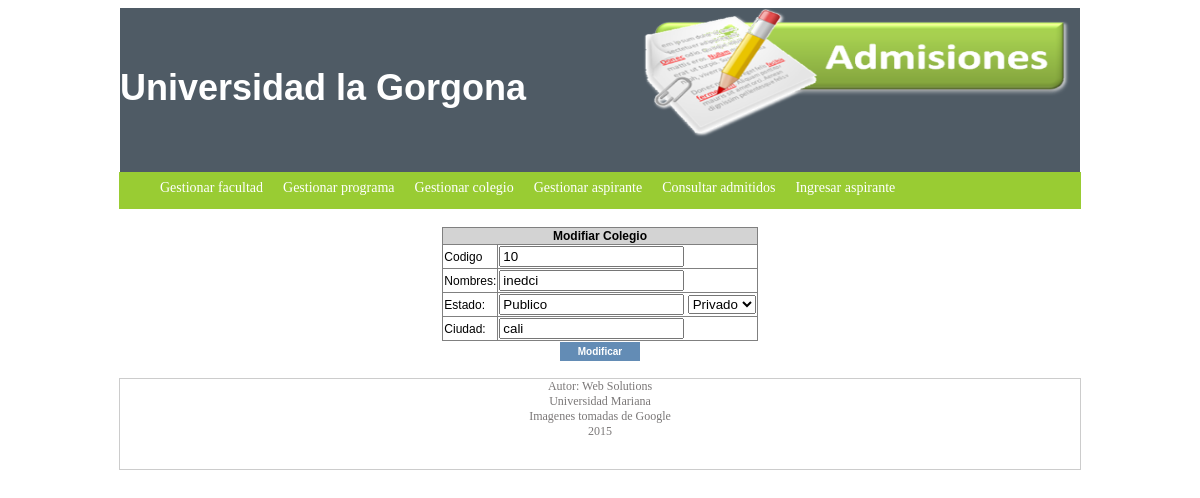
/admin/colegio/modificarColegio.php?id=10, run on an earlier commit of the app's database.
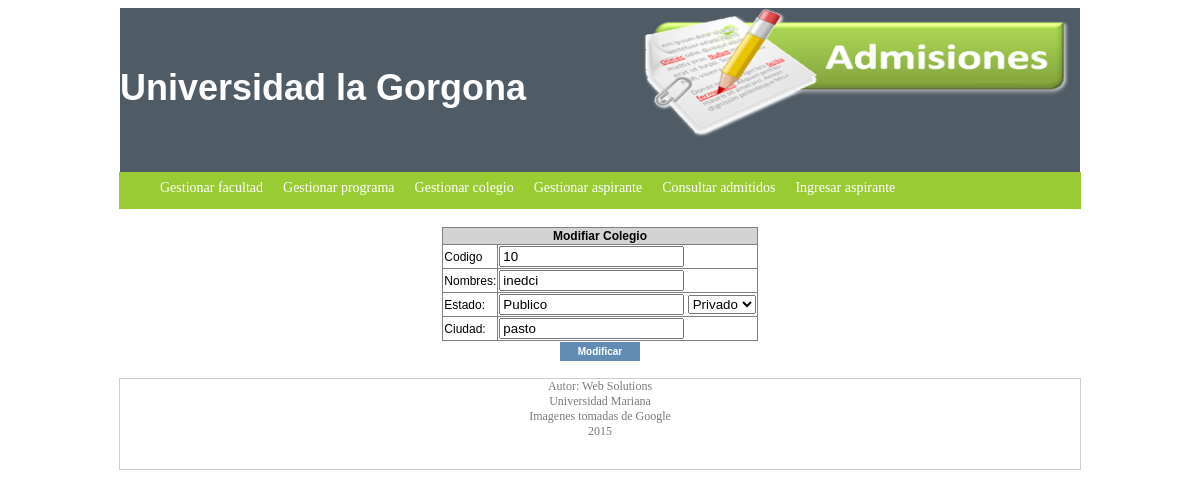
And on a later commit of the database.
### tables this page shows
CREATE TABLE IF NOT EXISTS `colegio` (
`id_colegio` int(11) NOT NULL,
  `nombre` varchar(100) NOT NULL,
  `estado` enum('Publico','Privado') NOT NULL,
  `ciudad` varchar(45) NOT NULL
);

### admin/colegio/modificarColegio.php (the view, shortened to what this page needs)
<?php
        $id=$_GET['id'];
        $mysql = new conexioni();
        $mysqli=$mysql->conctar();
        $consulta= "SELECT * FROM colegio where id_colegio = $id";
        $result=$mysqli->query($consulta);
        $campo=mysqli_fetch_object($result)
?>
<html>
    <head>
        <link type="text/css" rel="stylesheet" href="../../css/style.css">
    </head>
    <?php include ("Header.php"); ?>
    <body>
        <br>
        <form name="formu" id="formu" method="POST"  action="editar.php">
            <table border="1">
                <thead>
                    <tr align ="center">
                        <th colspan="2">Modifiar Colegio</th>
                    </tr>
                </thead>
                <tbody>
                     <tr>
                        <td>Codigo</td>
                        <td><input  type="text" name="id" readonly value="<?php echo $_REQUEST['id'];?>" required=""/></td>
                    </tr>
                    <tr>
                        <td>Nombres:</td>
                        <td><input type="text" name="txt_nombre" value="<?php echo $campo->nombre ?>" required=""/></td>
                    </tr>
                    <tr colspan="3">
                        <td>Estado:</td>
                        <td> <input type="text"  value="<?php echo $campo->estado ?>" readonly=""/>
                            <select name="txt_estado" required >
                    <option  >Privado</option>
                </select>
                        </td>
                    </tr>
                    <tr>
                        <td>Ciudad:</td>
                        <td><input type="text" name="txt_ciudad" value="<?php echo $campo->ciudad  ?>" required=""/></td>
                    </tr>
                </tbody>
            </table>
            <table>
                <tr>
                    <td>
            <input type="submit" value="Modificar" class="boton"/>
            </td>
            </tr>
            </table>
        </form>
    </body>
    <?php
include("fooder.php"); $mysqli->close();;?>
</html>

What changed in the data, as far as the page shows it:
changed colegio "inedci": txt_ciudad "cali" → "pasto"
